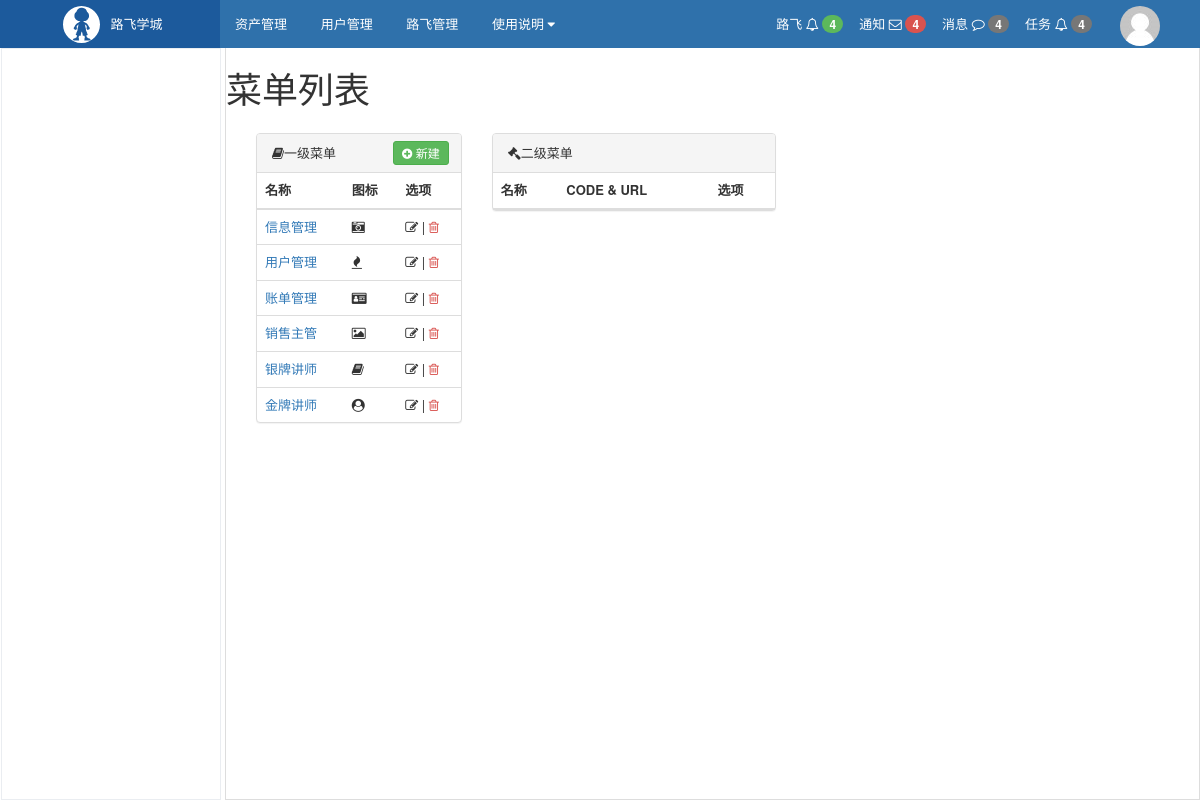
The app's page /rbac/menu/list/ with its own data.
### rbac/models.py (models this page shows, shortened)
class Menu(models.Model):
    title = models.CharField(verbose_name='一级菜单名称', max_length=32)
    icon = models.CharField(verbose_name='图标', max_length=32)       # 去掉null=True，blank=True 表示图标不允许为空

### rbac/views/menu.py (the view)
def menu_list(request):
    menus = models.Menu.objects.all()
    menu_id = request.GET.get('mid')        #用户选择的一级菜单
    second_menu_id = request.GET.get('sid')        #用户选择的二级菜单
    menu_exists = models.Menu.objects.filter(id=menu_id).exists()
    if not menu_exists:
         menu_id = None
    if menu_id:
         second_menus = models.Permission.objects.filter(menu_id=menu_id)
    else:
         second_menus = []
    return render(request, 'rbac/menu_list.html',
                  {
                      'menus': menus,
                      'second_menus': second_menus,
                      'menu_id': menu_id,
                      'second_menu_id': second_menu_id,
                  }
            )

### rbac/service/urls.py (called while the page is built, shortened)
def memory_url(request, name, *args, **kwargs):
    print('request.GET:',request.GET)       #<QueryDict: {'mid': ['3']}>
    basic_url = reverse(name, args=args, kwargs=kwargs)
    if not request.GET:            #如果request.GET 返回None 表示当前URL中无参数
        return basic_url

### rbac/templatetags/rbac.py (called while the page is built)
@register.simple_tag            #生成反向url
def memory_url(request, name, *args, **kwargs):
    return urls.memory_url(request, name, *args, **kwargs)  #调用luffy_permission\rbac\service\urls.py中的memory_url()

### rbac/templates/rbac/menu_list.html (shortened to what this page needs)
{% extends 'layout.html' %}
{% load rbac %}
{% block content %}
    <h1>菜单列表</h1>
    <div class="luffy-container">
        <div class="col-md-3">
            <div class="panel panel-default">
                <div class="panel-heading">
                    <i class="fa fa-book" aria-hidden="true">一级菜单</i>
                    <a href="{% memory_url request 'rbac:menu_add' %}" class="right btn btn-success btn-xs"
                       style="padding: 2px 8px; margin: -3px;">
                        <i class="fa fa-plus-circle" aria-hidden="true"></i>
                        新建
                    </a>
                </div>
                <table class="table">
                    <thead>
                    <tr>
                        <th>名称</th>
                        <th>图标</th>
                        <th>选项</th>
                    </tr>
                    </thead>
                    <tbody>
                    {% for row in menus %}
                        <tr class="{% if row.id|safe == menu_id %}active{% endif %}">
                            <td><a href="?mid={{ row.id }}">{{ row.title }}</a></td>
                            <td><i class="fa {{ row.icon }}" aria-hidden="true"></i></td>
                            <td>
                                <a style="color:#333" href="{% memory_url request 'rbac:menu_edit' pk=row.id %}">
                                    <i class="fa fa-edit" aria-hidden="true"></i>
                                </a>
                                |
                                <a style="color:#d9534f" href="{% memory_url request 'rbac:menu_del' pk=row.id %}">
                                    <i class="fa fa-trash-o" aria-hidden="true"></i>
                                </a>
                            </td>
                        </tr>
                    {% endfor %}
                    </tbody>
                </table>
            </div>
        </div>
        <div class="col-md-4">
            <div class="panel panel-default">
                <div class="panel-heading">
                    <i class="fa fa-gavel" aria-hidden="true">二级菜单</i>
                </div>
                <table class="table">
                    <thead>
                    <tr>
                        <th>名称</th>
                        <th>CODE & URL</th>
                        <th>选项</th>
                    </tr>
                    </thead>
                </table>
            </div>
        </div>
    </div>
{% endblock content %}

### web/static/css/common.css (style rules this page uses)
body { margin: 0; }
.right { float: right; }

### web/static/css/layout.css (style rules this page uses)
.luffy-container { padding: 15px; }

### records on screen
Menu: title "信息管理"
Menu: title "用户管理"
Menu: title "账单管理"
Menu: title "销售主管"
Menu: title "银牌讲师"
Menu: title "金牌讲师"
